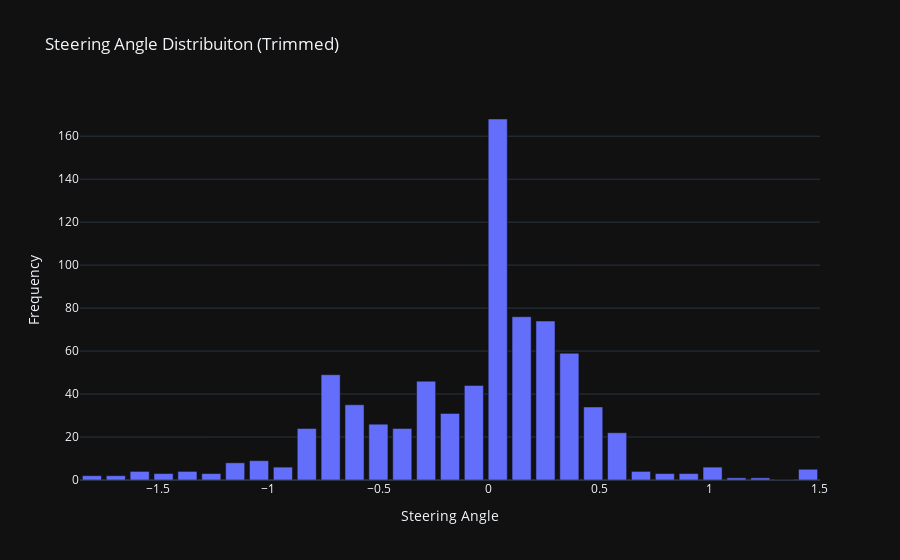

The notebook cell saved with this chart:
### Markdown cell above
### Histogram with data balanced

### Code cell
freq, _ = np.histogram(y_train, nbins) # we already have our bins created...

fig = px.bar(x        = cbins, 
             y        = freq, 
             labels   = {'x' : 'Steering Angle', 'y' : 'Frequency'}, 
             title    = "Steering Angle Distribuiton (Trimmed)",
             template ="plotly_dark",
             log_y    = False)

fig.show()  

print("Total Training Images: ", len(x_train))

### Figure 1 — Plotly figure (JSON) as saved in the notebook; plotly's stock layout.template omitted (floating-point values rounded to 4 significant figures)
{"data": [{"alignmentgroup": "True", "hovertemplate": "Steering Angle=%{x}<br>Frequency=%{y}<extra></extra>", "legendgroup": "", "marker": {"color": "#636efa", "pattern": {"shape": ""}}, "name": "", "offsetgroup": "", "orientation": "v", "showlegend": false, "textposition": "auto", "type": "bar", "x": [-1.8, -1.692, -1.583, -1.475, -1.367, -1.259, -1.15, -1.042, -0.9338, -0.8255, -0.7173, -0.609, -0.5008, -0.3925, -0.2843, -0.176, -0.06774, 0.04052, 0.1488, 0.257, 0.3653, 0.4735, 0.5818, 0.6901, 0.7983, 0.9066, 1.015, 1.123, 1.231, 1.34, 1.448], "xaxis": "x", "y": [2, 2, 4, 3, 4, 3, 8, 9, 6, 24, 49, 35, 26, 24, 46, 31, 44, 168, 76, 74, 59, 34, 22, 4, 3, 3, 6, 1, 1, 0, 5], "yaxis": "y"}], "layout": {"barmode": "relative", "legend": {"tracegroupgap": 0}, "title": {"text": "Steering Angle Distribuiton (Trimmed)"}, "xaxis": {"anchor": "y", "domain": [0, 1], "title": {"text": "Steering Angle"}}, "yaxis": {"anchor": "x", "domain": [0, 1], "title": {"text": "Frequency"}}}}
